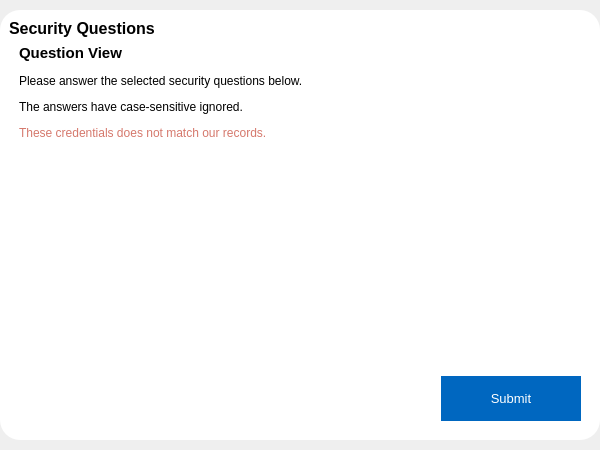
<?xml version="1.0" encoding="UTF-8"?>
<ui version="4.0">
 <class>Form</class>
 <widget class="QWidget" name="Form">
  <property name="geometry">
   <rect>
    <x>0</x>
    <y>0</y>
    <width>600</width>
    <height>450</height>
   </rect>
  </property>
  <property name="sizePolicy">
   <sizepolicy hsizetype="Expanding" vsizetype="Expanding">
    <horstretch>0</horstretch>
    <verstretch>0</verstretch>
   </sizepolicy>
  </property>
  <property name="windowTitle">
   <string>Form</string>
  </property>
  <property name="styleSheet">
   <string notr="true">#frame {
	background-color: white;
	border-radius: 20px;
}

#form_title {
	font-weight: 600;
	font-size: 12pt;
}

#subtitle {
	font-weight: 500;
	font-size: 11pt;
}

#question_view {
	background-color: white;
}

#question_view QLabel {
	height: 34px;
	border: none;
	padding: 0px 5px;
	font-weight: 480;
}

QLineEdit {
	height: 34px;
	border: none;
	padding: 0px 5px;
}

QPushButton {
	font-size: 10pt;
	font-weight: 490;
	min-width: 120px;
	height: 45px;
	padding: 0px 10px;
}

#submit_btn {
	color: white;
	border: none;
	background-color: #0067c0;
}

#submit_btn:hover {
	background-color: #005dad;
}

#warning_label {
	color: #d5786c;
}</string>
  </property>
  <layout class="QVBoxLayout" name="verticalLayout">
   <property name="spacing">
    <number>0</number>
   </property>
   <property name="leftMargin">
    <number>0</number>
   </property>
   <property name="topMargin">
    <number>10</number>
   </property>
   <property name="rightMargin">
    <number>0</number>
   </property>
   <property name="bottomMargin">
    <number>10</number>
   </property>
   <item alignment="Qt::AlignHCenter">
    <widget class="ShadowFrame" name="frame">
     <property name="minimumSize">
      <size>
       <width>600</width>
       <height>0</height>
      </size>
     </property>
     <property name="maximumSize">
      <size>
       <width>700</width>
       <height>16777215</height>
      </size>
     </property>
     <property name="frameShape">
      <enum>QFrame::NoFrame</enum>
     </property>
     <property name="frameShadow">
      <enum>QFrame::Raised</enum>
     </property>
     <layout class="QVBoxLayout" name="verticalLayout_2">
      <item>
       <widget class="QLabel" name="form_title">
        <property name="maximumSize">
         <size>
          <width>16777215</width>
          <height>40</height>
         </size>
        </property>
        <property name="text">
         <string>Security Questions</string>
        </property>
       </widget>
      </item>
      <item>
       <layout class="QVBoxLayout" name="verticalLayout_3">
        <property name="spacing">
         <number>12</number>
        </property>
        <property name="leftMargin">
         <number>10</number>
        </property>
        <item>
         <widget class="QLabel" name="subtitle">
          <property name="maximumSize">
           <size>
            <width>16777215</width>
            <height>30</height>
           </size>
          </property>
          <property name="text">
           <string>Question View</string>
          </property>
         </widget>
        </item>
        <item>
         <widget class="QLabel" name="label_2">
          <property name="maximumSize">
           <size>
            <width>16777215</width>
            <height>45</height>
           </size>
          </property>
          <property name="text">
           <string>Please answer the selected security questions below.</string>
          </property>
          <property name="wordWrap">
           <bool>true</bool>
          </property>
         </widget>
        </item>
        <item>
         <widget class="QLabel" name="label_3">
          <property name="maximumSize">
           <size>
            <width>16777215</width>
            <height>45</height>
           </size>
          </property>
          <property name="text">
           <string>The answers have case-sensitive ignored.</string>
          </property>
          <property name="wordWrap">
           <bool>true</bool>
          </property>
         </widget>
        </item>
        <item>
         <widget class="QLabel" name="warning_label">
          <property name="text">
           <string>These credentials does not match our records.</string>
          </property>
         </widget>
        </item>
       </layout>
      </item>
      <item>
       <widget class="QScrollArea" name="scrollArea">
        <property name="frameShape">
         <enum>QFrame::NoFrame</enum>
        </property>
        <property name="widgetResizable">
         <bool>true</bool>
        </property>
        <widget class="QWidget" name="question_view">
         <property name="geometry">
          <rect>
           <x>0</x>
           <y>0</y>
           <width>578</width>
           <height>199</height>
          </rect>
         </property>
         <layout class="QVBoxLayout" name="verticalLayout_5">
          <property name="spacing">
           <number>3</number>
          </property>
          <property name="leftMargin">
           <number>5</number>
          </property>
          <property name="topMargin">
           <number>5</number>
          </property>
          <property name="rightMargin">
           <number>5</number>
          </property>
          <property name="bottomMargin">
           <number>5</number>
          </property>
         </layout>
        </widget>
       </widget>
      </item>
      <item>
       <layout class="QHBoxLayout" name="horizontalLayout">
        <property name="leftMargin">
         <number>10</number>
        </property>
        <property name="topMargin">
         <number>0</number>
        </property>
        <property name="rightMargin">
         <number>10</number>
        </property>
        <property name="bottomMargin">
         <number>10</number>
        </property>
        <item>
         <spacer name="horizontalSpacer">
          <property name="orientation">
           <enum>Qt::Horizontal</enum>
          </property>
          <property name="sizeHint" stdset="0">
           <size>
            <width>40</width>
            <height>20</height>
           </size>
          </property>
         </spacer>
        </item>
        <item alignment="Qt::AlignRight">
         <widget class="QPushButton" name="submit_btn">
          <property name="sizePolicy">
           <sizepolicy hsizetype="Maximum" vsizetype="Fixed">
            <horstretch>0</horstretch>
            <verstretch>0</verstretch>
           </sizepolicy>
          </property>
          <property name="cursor">
           <cursorShape>PointingHandCursor</cursorShape>
          </property>
          <property name="text">
           <string>Submit</string>
          </property>
         </widget>
        </item>
       </layout>
      </item>
     </layout>
    </widget>
   </item>
  </layout>
 </widget>
 <customwidgets>
  <customwidget>
   <class>ShadowFrame</class>
   <extends>QFrame</extends>
   <header location="global">widgets/shadow.h</header>
   <container>1</container>
  </customwidget>
 </customwidgets>
 <resources/>
 <connections/>
</ui>
